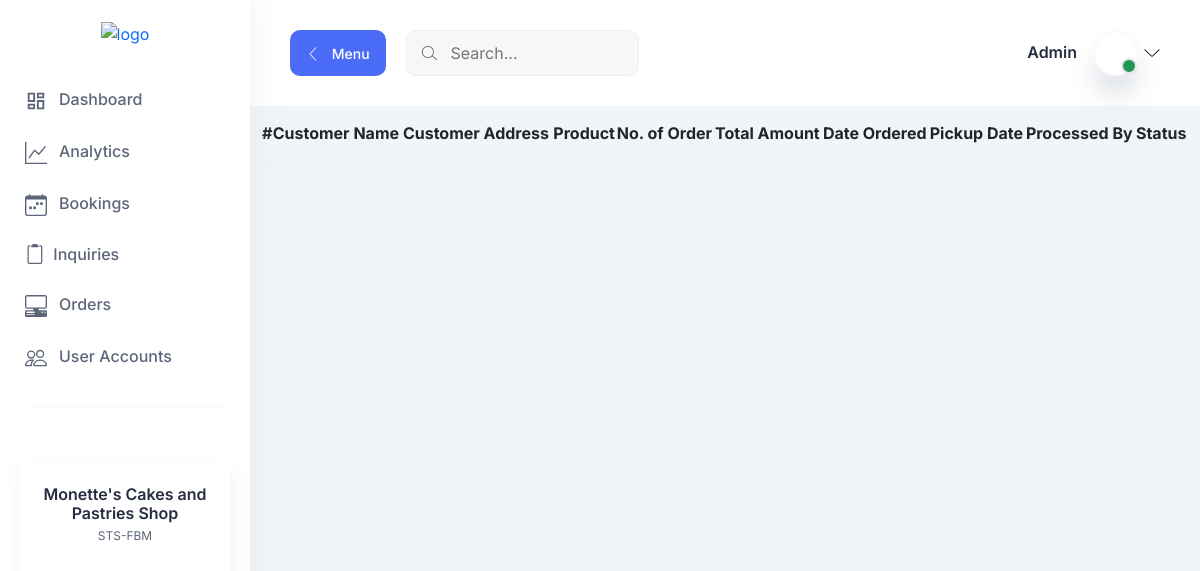
The app's page /orders-view/8 (signed in), older data.
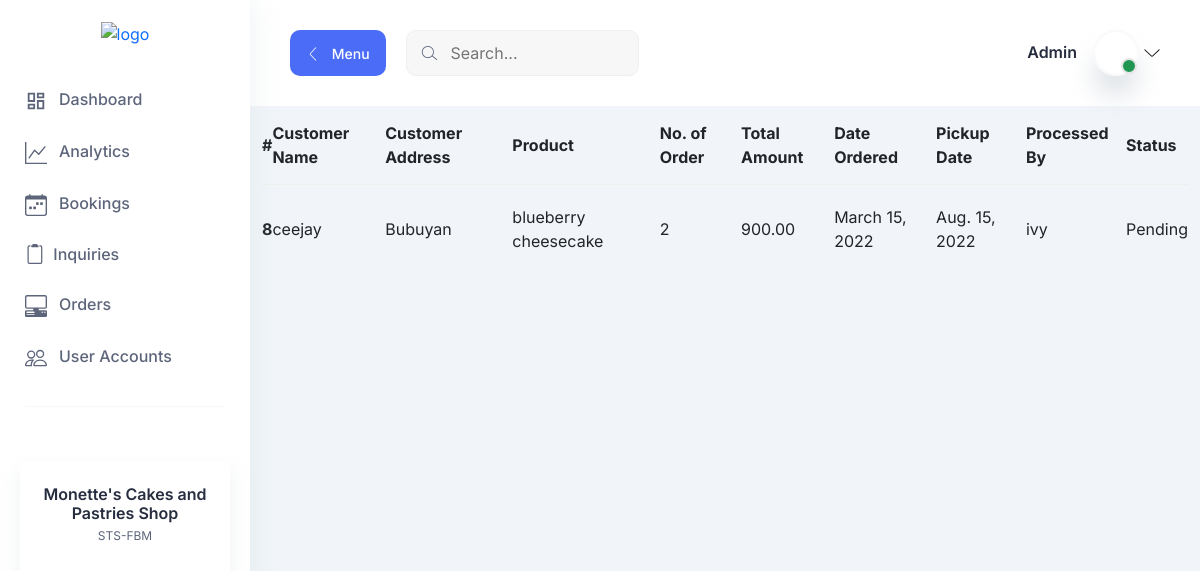
The same page, newer data.
### orders/models.py (models this page shows, shortened)
class Orders(models.Model):
    status = (
        ("Pending" , "Pending"),
        ("Done" , "Done")
    )
    customer_name = models.CharField(max_length=255)
    customer_address = models.CharField(max_length=255)
    products = models.ForeignKey(Products, on_delete=models.CASCADE)
    no_of_order = models.IntegerField()
    total_amount = models.DecimalField(max_digits=10, decimal_places=2)
    date_ordered = models.DateField(auto_now_add=True)
    pickup_date = models.DateField(auto_now_add=False)
    processed_by = models.CharField(max_length=255)
    status = models.CharField(max_length=255, choices=status)
    class Meta:
        verbose_name = "Orders"

### products/models.py (models this page shows)
class Products(models.Model):
    status = (
        ("Available", "Available"),
        ("Not Available", "Not Available")
    )
    product_name = models.CharField(max_length=255)
    category = models.ForeignKey(Category, on_delete=models.CASCADE)
    price = models.DecimalField(max_digits=10, decimal_places=2)
    status = models.CharField(max_length=255, choices=status)
    class Meta:
        verbose_name = "Products"
    def __str__(self):
        return self.product_name

### orders/views.py (the view)
# urls.py: path("orders-view/<int:pk>", orders_view, name="orders-view"),
def orders_view(request, pk):
     template_name = "orders/orders_view.html"
     orders = Orders.objects.filter(id=pk)
     context = {
         "orders" : orders
     }
     return render (request, template_name, context)

### orders/templates/orders/orders_view.html
{% extends 'base.html' %}
{% block body %}
<div class="container">
    <table class="table">
        <thead>
          <tr>
            <th scope="col">#</th>
            <th scope="col">Customer Name</th>
            <th scope="col">Customer Address</th>
            <th scope="col">Product</th>
            <th scope="col">No. of Order</th>
            <th scope="col">Total Amount</th>
            <th scope="col">Date Ordered</th>
            <th scope="col">Pickup Date</th>
            <th scope="col">Processed By</th>
            <th scope="col">Status</th>
          </tr>
        </thead>
        <tbody>
            {% for list in orders %}
              <tr>
                <th scope="row">{{list.id}}</th>
                <td>{{list.customer_name}}</td>
                <td>{{list.customer_address}}</td>
                <td>{{list.products}}</td>
                <td>{{list.no_of_order}}</td>
                <td>{{list.total_amount}}</td>
                <td>{{list.date_ordered}}</td>
                <td>{{list.pickup_date}}</td>
                <td>{{list.processed_by}}</td>
                <td>{{list.status}}</td>
              </tr>
            {% endfor %}
        </tbody>
    </table>
</div>
{% endblock %}

Row changes from the older to the newer data that the page shows:
added Orders: id "8", customer_name "ceejay", customer_address "Bubuyan", products "blueberry cheesecake", no_of_order "2", total_amount "900.00", date_ordered "March 15, 2022", pickup_date "Aug. 15, 2022", processed_by "ivy", status "Pending"
